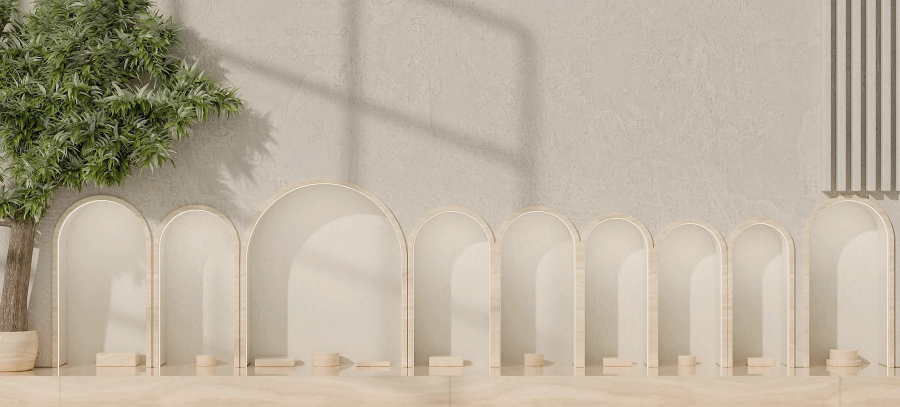
#> input picture assets/brands/wall-s.webp, 1800 x 814 px (shown at 1/2 size)
$ python -i grade_wall_lift.py   (imports and definitions only)
#> lines starting #> are read from the running program, lines starting #| are printed output that depends on the picture
#> further down, picture is the input picture: PIL image 1800x814 RGB; mean R, G, B 186.8, 176.4, 158.8
#!/usr/bin/env python3
"""Подъём экспозиции стены брендов (assets/brands/wall.webp, wall-s.webp) без перерендера: гамма по яркости L в Lab (средние тона светлее, чёрная и белая точки на месте).
  python3 grade_wall_lift.py [GAMMA=0.86] [--src assets/brands/_backup-wall-v2-2026-11-16] — берёт исходники из резерва и пишет результат в assets/brands/.
Цвет (a, b) не трогается; результат подгоняйте проверкой regrade_site.py --stats. Резерв: assets/brands/_backup-wall-v2-2026-11-16 (опубликованная версия до подъёма)."""
import os, sys, numpy as np, cv2
from PIL import Image
ROOT = os.path.join(os.path.dirname(os.path.abspath(__file__)), '..', '..', 'assets', 'brands')
# [1 line that did not run here, left out]
SRC = os.path.join(ROOT, '_backup-wall-v2-2026-11-16')
def lift(im):
    lab = cv2.cvtColor(np.asarray(im.convert('RGB')), cv2.COLOR_RGB2LAB).astype(np.float32)
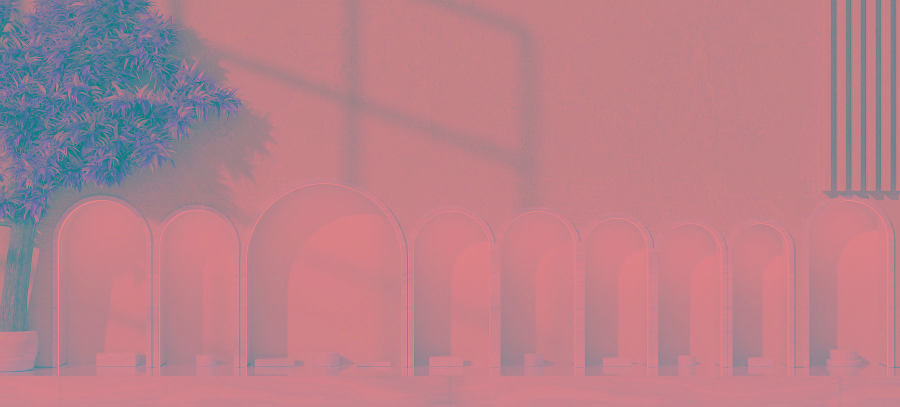
#> lab: shape (814, 1800, 3) float32 (shown at 1/2 size); mean R, G, B 183.9, 127.4, 139.5
    L = lab[..., 0] / 255.0; lab[..., 0] = np.clip(255.0 * np.power(L, G), 0, 255)
#> after `L = lab[..., 0] / 255.0`:
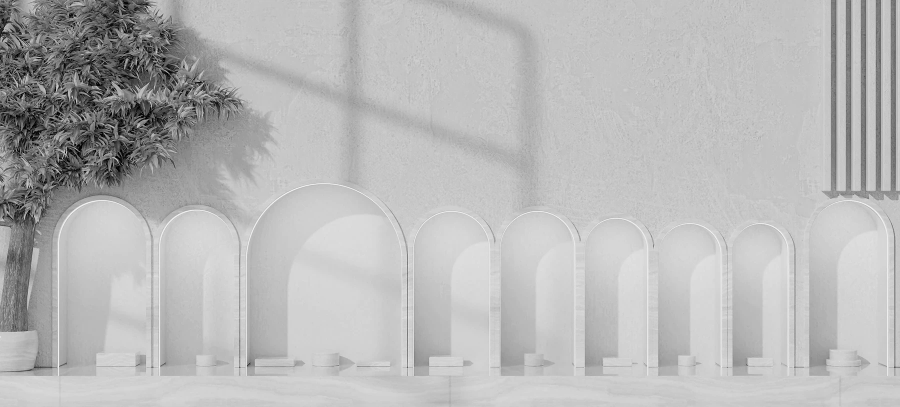
#> L: shape (814, 1800) float32 (shown at 1/2 size); min 0, max 0.992, mean 0.721
    return Image.fromarray(cv2.cvtColor(lab.astype(np.uint8), cv2.COLOR_LAB2RGB))
# [6 lines not run here, left out]

>>> from PIL import Image
>>> picture = Image.open('../../assets/brands/wall-s.webp')
#> (the run stopped early here; a loop or call above may not have finished)

$ run again, on assets/brands/hero-m.webp
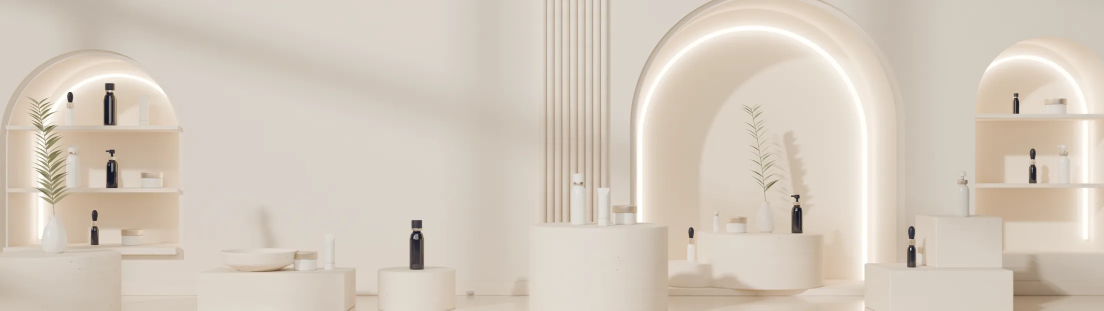
#> input picture assets/brands/hero-m.webp, 2208 x 621 px (shown at 1/2 size)
#> picture is the input picture: PIL image 2208x621 RGB; mean R, G, B 212.9, 202.1, 189.1
#> in lift, `lab = cv2.cvtColor(np.asarray(im.convert('RGB')), cv2.COLOR_RGB2LAB).a..`:
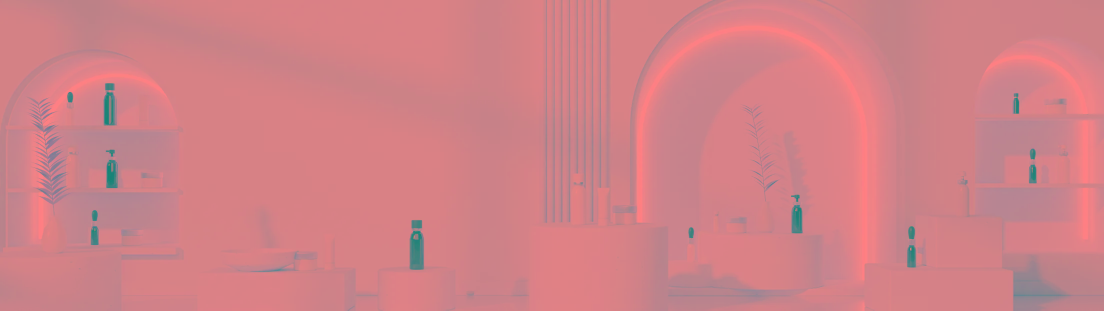
#> lab: shape (621, 2208, 3) float32 (shown at 1/2 size); mean R, G, B 209, 128.5, 135.6
#> in lift, `L = lab[..., 0] / 255.0`:
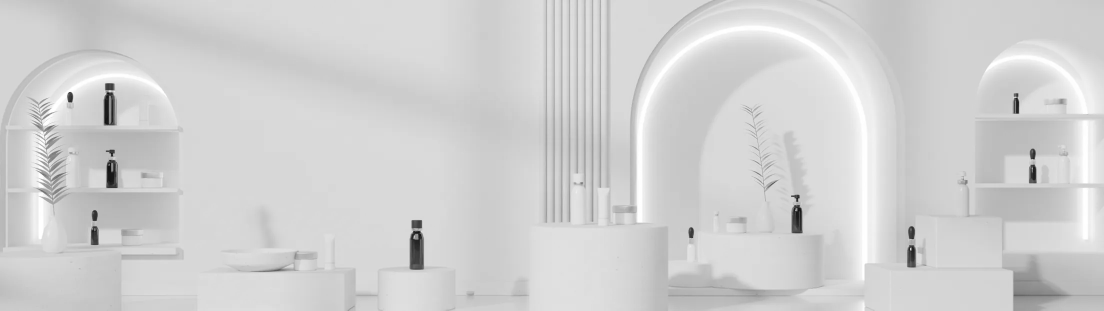
#> L: shape (621, 2208) float32 (shown at 1/2 size); min 0.0118, max 1, mean 0.819
